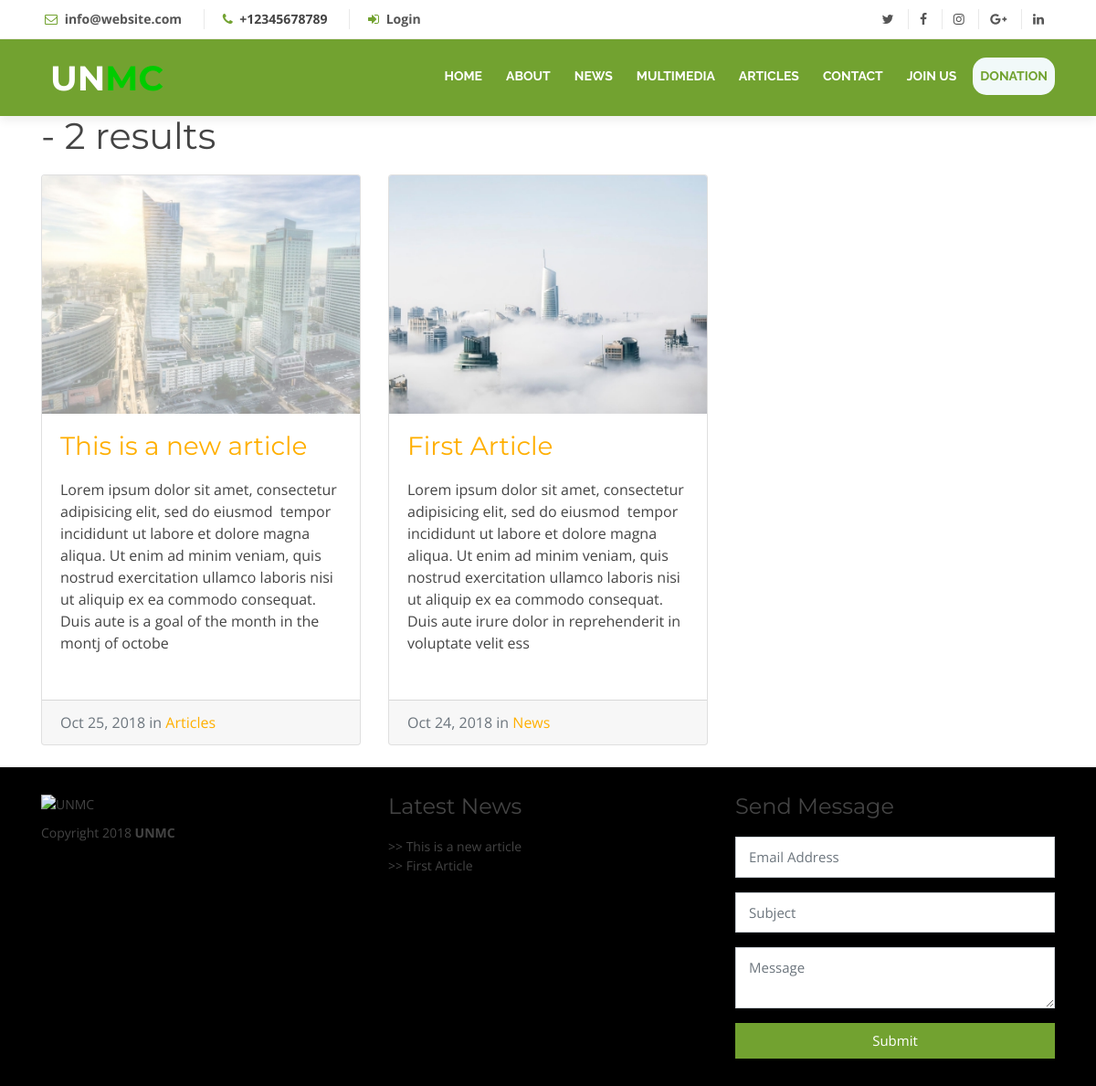
Screenshot of /frontend-template/search.php with the database file from the repository.
### tables this page shows
CREATE TABLE `articles` (
  `article_id` int(10) NOT NULL,
  `user_id` int(10) NOT NULL,
  `categ_id` int(5) NOT NULL,
  `title` varchar(250) NOT NULL,
  `slug` varchar(250) NOT NULL,
  `content` text NOT NULL,
  `meta_title` text NOT NULL,
  `meta_description` text NOT NULL,
  `tags` text NOT NULL,
  `date_added` datetime NOT NULL DEFAULT CURRENT_TIMESTAMP,
  `image` varchar(250) NOT NULL,
  `hits` int(10) NOT NULL,
  `status` varchar(50) NOT NULL
);

CREATE TABLE `categories` (
  `categ_id` int(10) NOT NULL,
  `title` varchar(250) NOT NULL,
  `slug` varchar(250) NOT NULL,
  `description` text NOT NULL,
  `active` tinyint(1) NOT NULL
);

### frontend-template/core/functions.php (called while the page is built, shortened)
<?php
function DateFormat($date)
{
	$date_format = "M d, Y";
	if($date=='0000-00-00')
		return "-";
	else
	{
		$datetime = date_create($date);
		return $datetime->format($date_format);
	}
}
function getLatestArticles($categ_id, $limit)
{
	global $conn;
	$LatestArticlesArray = array();
	if($categ_id=='all') $categ_condition = "";
	else $categ_condition = "AND categ_id = '$categ_id'";
	$stmt_articles = $conn->prepare ("SELECT article_id, user_id, title, content, slug, image, date_added, categ_id, meta_title, meta_description, tags FROM ".DB_PREFIX."articles WHERE status = 'active' $categ_condition ORDER BY article_id DESC LIMIT $limit");
	$stmt_articles->execute();
	while ($row = $stmt_articles->fetch(PDO::FETCH_ASSOC))
			{
			$article_id = $row['article_id'];
			$author_user_id = $row['user_id'];
			$article_title = stripslashes($row['title']);
			$article_content = strip_tags(html_entity_decode(stripslashes($row['content'])));
			$article_slug = $row['slug'];
			$article_image = $row['image'];
			$article_date_added = $row['date_added'];
			$article_categ_id = $row['categ_id'];
			$article_meta_title = stripslashes($row['meta_title']);
			$article_meta_description = stripslashes($row['meta_description']);
			$article_tags = stripslashes($row['tags']);
			$article_content_short = strip_tags($article_content);
			$article_content_short = substr($article_content_short, 0, 250);
			$stmt_categ = $conn->prepare ("SELECT title, slug FROM ".DB_PREFIX."categories WHERE categ_id = ? LIMIT 1");
			$stmt_categ->execute([$article_categ_id]);
			$row = $stmt_categ->fetch(PDO::FETCH_ASSOC);
			$article_categ_title = stripslashes($row['title']);
			$article_categ_slug = $row['slug'];
			$stmt_author = $conn->prepare ("SELECT name, avatar FROM ".DB_PREFIX."users WHERE user_id = ? LIMIT 1");
			$stmt_author->execute([$author_user_id]);
			$row = $stmt_author->fetch(PDO::FETCH_ASSOC);
			$author_name = stripslashes($row['name']);
			$author_avatar = $row['avatar'];
			$LatestArticlesArray[] = array("id" => $article_id, "user_id" => $author_user_id, "avatar" => $author_avatar, "author_name" => $author_name, "title" => $article_title, "slug" => $article_slug, "content_short" => $article_content_short, "image" => $article_image, "date_added" => $article_date_added, "categ_id" => $article_categ_id, "categ_title" => $article_categ_title, "categ_slug" => $article_categ_slug, "meta_title" => $article_meta_title, "meta_description" => $article_meta_description, "tags" => $article_tags);
			}
	return $LatestArticlesArray;
}

### frontend-template/search.php (the view, shortened to what this page needs)
<?php
require "config.php";
require "core/functions.php";
$search = filter_input(INPUT_GET, 'search', FILTER_SANITIZE_STRING);
$pagenum = filter_input(INPUT_GET, 'pagenum', FILTER_SANITIZE_NUMBER_INT);
$numb_articles = $conn->query("SELECT count(1) FROM ".DB_PREFIX."articles WHERE title LIKE '%$search%' AND status = 'active'")->fetchColumn();
?>
<!DOCTYPE html>
<html lang="en">
	<head>
	<?php require "global-head.php";?>
	</head>
	<body>
	<?php require "navigation.php";?>
    <div class="container">
		<h1><?php echo $search;?> - <?php echo $numb_articles;?> results</h1>
		<div class="row">
			<?php
				if (!(isset($pagenum))) { $pagenum = 1; }
				if ($numb_articles==0) { echo '<div class="col-md-6">No article</div>'; }
				else
					{
						$page_rows = 12;
						$max = ' LIMIT ' .($pagenum - 1) * $page_rows .',' .$page_rows;
						$stmt_articles = $conn->prepare ("SELECT article_id, user_id, categ_id, title, slug, content, date_added, image, hits FROM ".DB_PREFIX."articles WHERE title LIKE '%$search%' AND status = 'active' ORDER BY article_id DESC $max");
						$stmt_articles->execute();
						while ($row = $stmt_articles->fetch(PDO::FETCH_ASSOC))
								{
									$article_id = $row['article_id'];
									$categ_id = $row['categ_id'];
									$title = stripslashes($row['title']);
									$slug = $row['slug'];
									$content = strip_tags(html_entity_decode(stripslashes($row['content'])));
									$date_added = $row['date_added'];
									$image = $row['image'];
									$content_short = substr($content, 0, 300);
									$stmt_categ = $conn->prepare ("SELECT title, slug FROM ".DB_PREFIX."categories WHERE categ_id = ? LIMIT 1");
									$stmt_categ->execute([$categ_id]);
									$row = $stmt_categ->fetch(PDO::FETCH_ASSOC);
									$categ_title = stripslashes($row['title']);
									$categ_slug = $row['slug'];
									?>
										<div class="col-md-4 mb-4">
											<div class="card h-100">
												<a title="<?php echo $title;?>" href="<?php echo SITE_URL.'/'.$categ_slug.'/'.$article_id.'-'.$slug;?>"><img class="card-img-top" src="<?php echo UPLOADS_DIR.'/small/'.$image?>" alt="<?php echo $title;?>"></a>
												<div class="card-body">
													<h3 class="article-title"><a href="<?php echo SITE_URL.'/'.$categ_slug.'/'.$article_id.'-'.$slug;?>"><?php echo $title;?></a></h3>
													<p class="article-text"><?php echo $content_short;?></p>
												</div>
												<div class="card-footer text-muted">
													<?php echo DateFormat($date_added);?> in <a href="<?php echo SITE_URL.'/'.$categ_slug.'/';?>"><?php echo $categ_title;?></a>
												</div>
											</div>
										</div>
								<?php
								}
					}
					?>
		</div>
    </div>
	<?php require "footer.php";?>
	</body>
</html>

### frontend-template/global-head.php (shortened to what this page needs)
<link href="<?php echo SITE_URL;?>/assets/lib/bootstrap/css/bootstrap.min.css" rel="stylesheet">
<link rel="stylesheet" type="text/css" href="<?php echo SITE_URL;?>/assets/lib/sweet/sweetalert.css">
<link href="<?php echo SITE_URL;?>/assets/lib/font-awesome/css/font-awesome.min.css" rel="stylesheet">
<link href="<?php echo SITE_URL;?>/assets/lib/animate/animate.min.css" rel="stylesheet">
<link href="<?php echo SITE_URL;?>/assets/lib/ionicons/css/ionicons.min.css" rel="stylesheet">
<link href="<?php echo SITE_URL;?>/assets/lib/owlcarousel/assets/owl.carousel.min.css" rel="stylesheet">
<link href="<?php echo SITE_URL;?>/assets/lib/magnific-popup/magnific-popup.css" rel="stylesheet">
<link href="<?php echo SITE_URL;?>/assets/lib/ionicons/css/ionicons.min.css" rel="stylesheet">
<link href="<?php echo SITE_URL;?>/assets/lib/css/style.css" rel="stylesheet">

### frontend-template/navigation.php (shortened to what this page needs)
<section id="topbar" class="d-none d-lg-block">
  <div class="container clearfix">
    <div class="contact-info float-left">
      <i class="fa fa-envelope-o"></i> <a href="mailto:info@website.com"><strong>info@website.com</strong></a>
      <i class="fa fa-phone"></i><strong> +12345678789</strong>
      <i class="fa fa-sign-in"></i> <a href="<?php echo (SITE_URL); ?>/login.php" target="_blank"><strong>Login</strong></a>
    </div>
    <div class="social-links float-right">
      <a href="#" class="twitter"><i class="fa fa-twitter"></i></a>
      <a href="#" class="facebook"><i class="fa fa-facebook"></i></a>
      <a href="#" class="instagram"><i class="fa fa-instagram"></i></a>
      <a href="#" class="google-plus"><i class="fa fa-google-plus"></i></a>
      <a href="#" class="linkedin"><i class="fa fa-linkedin"></i></a>
    </div>
  </div>
</section>
<header id="header">
  <div class="container">
    <div id="logo" class="pull-left">
      <h1><a href="<?php echo (SITE_URL); ?>" class="scrollto">UN<span>MC</span></a></h1>
    </div>
    <nav id="nav-menu-container">
      <ul class="nav-menu">
        <li><a href="<?php echo (SITE_URL); ?>">Home</a></li>
        <li><a href="<?php echo (SITE_URL); ?>/about.php">About</a></li>
        <li><a href="<?php echo (SITE_URL); ?>/news.php">News</a></li>
        <li class="menu-has-children"><a href="#">MultiMedia</a>
        </li>
        <li><a href="<?php echo (SITE_URL); ?>/articles.php">Articles</a></li>
        <li><a href="<?php echo (SITE_URL); ?>/contact.php">Contact</a></li>
        <li><a href="<?php echo (SITE_URL); ?>/ques.php" target="_blank">Join Us</a></li>
        <li><a href="<?php echo (SITE_URL); ?>/donation.php" class="don">Donation</a></li>
      </ul>
    </nav>
  </div>
</header>

### frontend-template/footer.php (shortened to what this page needs)
  <footer id="footer">
    <div class="container">
      <div class="row">
        <div class="col-md-4">
          <img src="<?php echo UPLOADS_DIR.'/images/'.$cfg_logo_image;?>" class="img-fluid" alt="<?php echo $cfg_site_title;?>" style="margin-bottom: 10px;">
          <p><?php echo $cfg_footer_content;?></p>
        </div>
        <div class="col-md-4">
          <h4>Latest News</h4>
          <div class="links">
            <?php
              $latest_articles = getLatestArticles('all', 2);
              foreach($latest_articles as $article){
            ?>
            <a href="article.php"><?php echo $article['title']; ?></a>
            <?php } ?>
          </div>
        </div>
        <div class="col-md-4">
          <h4>Send Message</h4>
          <div class="footer-form">
            <form>
              <div class="form-group">
                <input type="text" name="" placeholder="Email Address" class="form-control">
              </div>
              <div class="form-group">
                <input type="text" name="" placeholder="Subject" class="form-control">
              </div>
              <div class="form-group">
                <textarea class="form-control" placeholder="Message"></textarea>
              </div>
              <input type="submit" name="" value="Submit" class="btn btn-secondary btn-block">
            </form>
          </div>
        </div>
      </div>
    </div>
  </footer>
</body>
</html>

### rows the page displays
articles: image (picture), title "This is a new article", content "Lorem ipsum dolor sit amet, consectetur adipisicing elit, sed do eiusmod tempor incididunt ut labore et dolore magna aliqua. Ut enim ad minim veniam, quis nostrud exercitation ullamco laboris nisi ut aliquip ex ea commodo consequat. Duis aute is a goal of the month in the montj of octobe", date_added "Oct 25, 2018", categ.title "Articles"
articles: image (picture), title "First Article", content "Lorem ipsum dolor sit amet, consectetur adipisicing elit, sed do eiusmod tempor incididunt ut labore et dolore magna aliqua. Ut enim ad minim veniam, quis nostrud exercitation ullamco laboris nisi ut aliquip ex ea commodo consequat. Duis aute irure dolor in reprehenderit in voluptate velit ess", date_added "Oct 24, 2018", categ.title "News"

### other values shown
$numb_articles "2"
$cfg_footer_content "Copyright 2018 UNMC"
$article['title'] "This is a new article"
$article['title'] "First Article"
